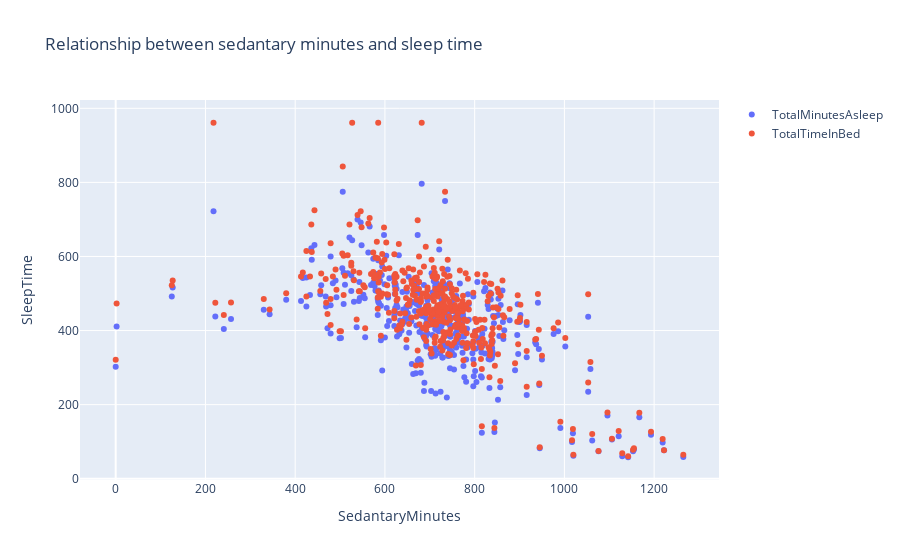

The code cell stored with this chart in its notebook:
### Code cell
#Relationship between sedantary minutes and sleep time
fig = go.Figure()
fig.add_trace(go.Scatter(x=df_sleep_activity['SedentaryMinutes'], y=df_sleep_activity['TotalMinutesAsleep'], mode='markers', name='TotalMinutesAsleep'))
fig.add_trace(go.Scatter(x=df_sleep_activity['SedentaryMinutes'], y=df_sleep_activity['TotalTimeInBed'], mode='markers', name='TotalTimeInBed'))
fig.update_layout(title='Relationship between sedantary minutes and sleep time', xaxis_title='SedantaryMinutes', yaxis_title='SleepTime')
fig.show()

### Figure 1 — Plotly figure (JSON) as saved in the notebook; plotly's stock layout.template omitted (floating-point values rounded to 4 significant figures; data arrays with more than 128 entries replaced by an {"elided": "..."} marker saying what was removed)
{"data": [{"mode": "markers", "name": "TotalMinutesAsleep", "type": "scatter", "x": {"elided": "410 int values"}, "y": {"elided": "410 int values"}}, {"mode": "markers", "name": "TotalTimeInBed", "type": "scatter", "x": {"elided": "410 int values"}, "y": {"elided": "410 int values"}}], "layout": {"title": {"text": "Relationship between sedantary minutes and sleep time"}, "xaxis": {"title": {"text": "SedantaryMinutes"}}, "yaxis": {"title": {"text": "SleepTime"}}}}
